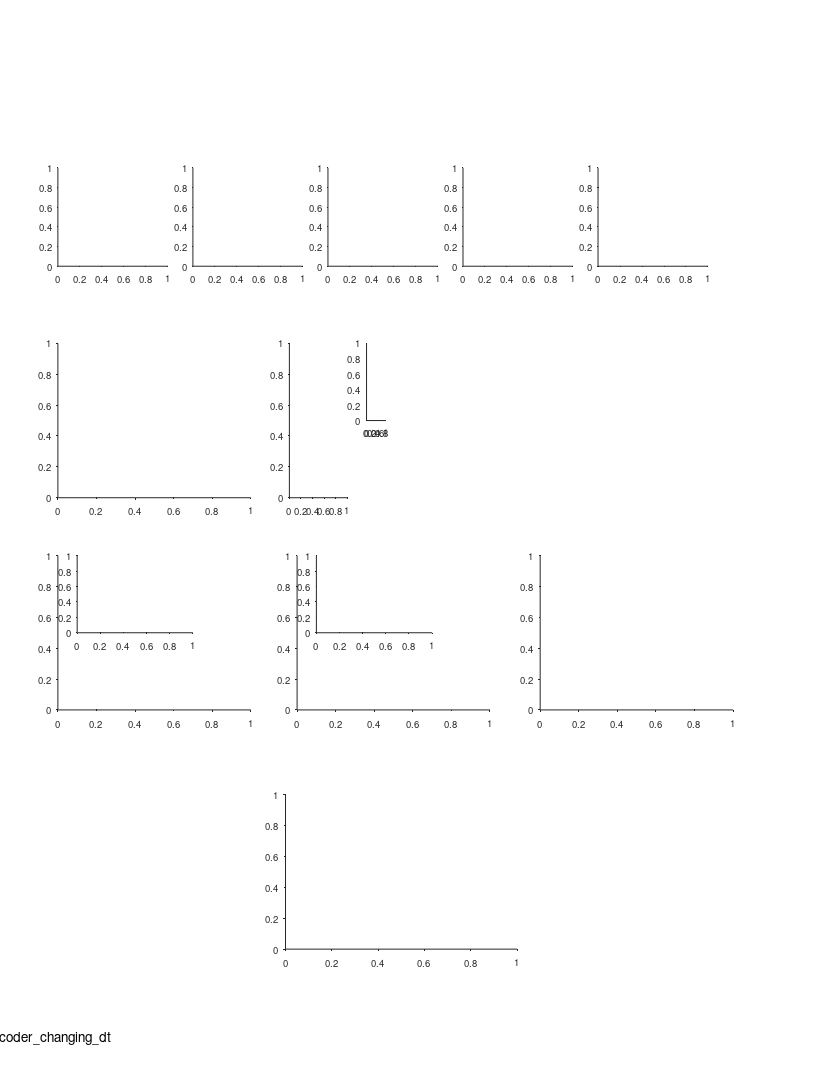

The MATLAB script that drew this image: (Note: this script raises an error after producing the figure.)
%% Large Scale - Fig. S10 - decoder with shorter dt (200ms) + error vs. dt

%%
clear 
clc

%% define output files
res_dir = 'L:\paper_figures';
mkdir(res_dir)
fig_name_str = 'Fig_S10_decoder_changing_dt';
fig_caption_str = 'Theoretical analysis - error vs. integration time (dt)';
log_name_str = [fig_name_str '_log_file' '.txt'];
log_name_str = strrep(log_name_str , ':', '-');
log_name_str = strrep(log_name_str , ' ', '_');
log_name_out = fullfile(res_dir, log_name_str);

%% open log file
diary off
diary(log_name_out)
diary on
disp('Log file');
disp(['created: ', datestr(clock)]);
disp('======================================================');
disp([fig_name_str ':' fig_caption_str]);
disp('======================================================');
disp('');

%% create figure
% =========================================================================
% figure_size_cm = [21.0 29.7]; % ~A4
figure_size_cm = [21.6 27.9]; % ~US letter
figure ;
% Some WYSIWYG options:
set(gcf,'DefaultAxesFontSize',7);
set(gcf,'DefaultAxesFontName','helvetica');
set(gcf,'DefaultAxesUnits','centimeters');
set(gcf,'PaperType','usletter')
% set(gcf,'PaperType','<custom>');
set(gcf,'PaperUnits','centimeters','PaperPosition',[0 0 figure_size_cm]);
set(gcf,'PaperOrientation','portrait');
set(gcf,'Units','centimeters','Position',get(gcf,'paperPosition')+[0 0 0 0]); % position on screen...
set(gcf, 'Renderer', 'painters');
set(groot, 'defaultAxesTickDir', 'out');
set(groot,  'defaultAxesTickDirMode', 'manual');
annotation('textbox', [0.5 1 0 0], 'String',fig_name_str, 'HorizontalAlignment','center','Interpreter','none', 'FitBoxToText','on');
pause(0.2); % workaround to solve matlab automatically changing the axes positions...

% create panels
panel_A_size = [3 3].*[0.95 0.85];
panel_A(1) = axes('position', [ 1.5 21 panel_A_size]);
panel_A(2) = axes('position', [ 5.0 21 panel_A_size]);
panel_A(3) = axes('position', [ 8.5 21 panel_A_size]);
panel_A(4) = axes('position', [12.0 21 panel_A_size]);
panel_A(5) = axes('position', [15.5 21 panel_A_size]);
panel_B(1)   = axes('position', [ 1.5 15 5 4]);
panel_B(2)   = axes('position', [ 7.5 15 1.5 4]);
panel_C(1,1) = axes('position', [ 1.5  9.5  5 4]);
panel_C(1,2) = axes('position', [ 2   11.5  3 2]);
panel_D(1,1) = axes('position', [ 7.7    9.5  5 4]);
panel_D(1,2) = axes('position', [ 8.2 11.5  3 2]);
panel_E(1)   = axes('position', [14    9.5  5 4]);
panel_F      = axes('position', [ 7.4 3.3 6 4]);
panel_legend = axes('position', [9.5 17 0.5 2]);

%% arrange data
dt = 0.2;
coverage = 0.20; % 20%
% coverage = 0.15; % 15%
paper_fig_4_arrange_data;
rng(0);
exampleL = 200*100; % 200*cm
[f] = MultiscalePlace_GenerateTuning_AllModels(exampleL,coverage);
pos = 1:ds:exampleL;
pos = pos / 100; % back to meter
panels_AE_dt = dt;

%% legend panel
axes(panel_legend);
cla
hold on
plot([0 1], 5*[1 1], 'Color',clr(1,:),'LineWidth',2) ; hold on ; 
plot([0 1], 4*[1 1], 'Color',clr(3,:),'LineWidth',2) ; hold on ; 
plot([0 1], 3*[1 1], 'Color',clr(2,:),'LineWidth',2) ; hold on ; 
plot([0 1], 2*[1 1], 'Color',clr(6,:),'LineWidth',2) ; hold on ; 
plot([0 1], 1*[1 1], 'Color',clr(7,:),'LineWidth',2) ; hold on ; 
text(1.2,5,'1: Single small fields', 'FontSize', 10);
text(1.2,4,'2: Single large fields', 'FontSize', 10);
text(1.2,3,'3: multiple small fields (Rich et al. 2014)', 'FontSize', 10);
text(1.2,2,'4: multi-scale (population)', 'FontSize', 10);
text(1.2,1,'5: multi-scale (single-cell)', 'FontSize', 10);
axis off
xlim([0 1])
ylim([1 5])

%% panel A - different encoding schemes
maps=[];
maps(1,:,:) = f.fA(:,1:10);
maps(1,:,[7 4 9 10]) = f.fA(:,[4 7 11 12]);
maps(2,:,:) = f.fB(:,1:10);
maps(2,:,[3 9]) = f.fB(:,[14 12]);
[~,IX] = sort(sum(f.fI,1));
maps(3,:,:) = f.fI(:,IX(50:100:950));
maps(4,:,:) = f.fF(:,950:-100:50);
maps(5,:,:) = f.fG(:,1:10);
for ii_scnr = 1:5
    axes(panel_A(ii_scnr));
    cla
    hold on
    imagesc(pos,1:10,squeeze(maps(ii_scnr,:,:))');
    cmap = gray();
    cmap = flip(cmap);
    colormap(cmap)
    xlim([0 200])
    ylim([0.5 10.5])
    xlabel('Position (m)', 'Units','normalized','Position',[0.5 -0.15]);
    h = gca;
    h.YTick = [1 5 10];
    h.XRuler.TickLabelGapOffset = -1;
    h.XRuler.TickLength = [0.03 0.03];
    title("Scheme "+ii_scnr);
end
axes(panel_A(1));
text(-0.3,1.1, 'A', 'Units','normalized','FontWeight','bold');
ylabel('Example neuron #','Units','normalized','Position',[-0.2 0.5]);

%% panel B - minimum N required for error < 1 m
axes(panel_B(1));
cla
hold on
text(-0.2,1.1, 'B', 'Units','normalized','FontWeight','bold');
text(0.5,1.1, {'Minimal no. of neurons';'required for decoding'}, 'Units','normalized','FontWeight','bold','HorizontalAlignment','center','FontSize',9);

jerr = find(ismember(errs, [2]));
plot(L/100,NerrMLA(:,jerr),'Color',clr(1,:),'LineWidth',2) ; hold on ; 
plot(L/100,NerrMLB(:,jerr),'Color',clr(3,:),'LineWidth',2) ; hold on ; 
plot(L/100,NerrMLI(:,jerr),'Color',clr(2,:),'LineWidth',2) ; hold on ;
plot(L/100,NerrMLF(:,jerr),'Color',clr(6,:),'LineWidth',2) ; hold on ; 
plot(L/100,NerrMLG(:,jerr),'Color',clr(7,:),'LineWidth',2) ; hold on ;
xlim([20 1000]) ;
ylim([10 250]) ;
xlabel('Environment size (m)', 'Units','normalized','Position',[0.5 -0.11]);
ylabel(['min N required for error < ' num2str(errs(jerr)) 'm'], 'Units','normalized','Position',[ -0.15 0.5]);
h = gca;
h.XRuler.TickLabelGapOffset = -1;
h.XRuler.TickLength = [0.02 0.02];
h.XTick = [20 200 400 600 800 1000];
% h.XScale = 'log';
% h.YScale = 'log';

%% panel B - bar plot of slopes
x = 1:5;
y = [
    lmNerrMLA{jerr}.Coefficients.Estimate(2)
    lmNerrMLB{jerr}.Coefficients.Estimate(2)
    lmNerrMLI{jerr}.Coefficients.Estimate(2)
    lmNerrMLF{jerr}.Coefficients.Estimate(2)
    lmNerrMLG{jerr}.Coefficients.Estimate(2)]';
err = [
    lmNerrMLA{jerr}.coefCI
    lmNerrMLB{jerr}.coefCI
    lmNerrMLI{jerr}.coefCI
    lmNerrMLF{jerr}.coefCI
    lmNerrMLG{jerr}.coefCI];
err  = err(2:2:end,:)';
err = err - y;

axes(panel_B(2));
cla
hold on
hb=bar(x,y);
hb.FaceColor = 'flat';
hb.CData = [clr(1,:);clr(3,:);clr(2,:);clr(6,:);clr(7,:)];
he=errorbar(x,y,err(1,:));
he.CapSize = 2;
he.LineStyle = 'none';
he.Color = 'k';
m = 1.1 * max(y+err(1,:));
m = round(m,1);
xlim([0 6]);
ylim([0 m]);
h=gca;
h.XTick = [];
h.YTick = [0 m];
ylabel('Slope (N per meter)', 'Units','normalized','Position',[-0.11 0.5]);

%% panel C - mean decoding error
jN_options = find(ismember(N, [50]));
ylimits_options = [0 20; 0 10];
for ii_N = 1:length(jN_options)
    jN = jN_options(ii_N);
    
    axes(panel_C(ii_N,1));
    cla
    hold on
    plot(L/100,meMLA(jN,:)*ds/100,'Color',clr(1,:),'LineWidth',2) ; hold on ; 
    plot(L/100,meMLB(jN,:)*ds/100,'Color',clr(3,:),'LineWidth',2) ; hold on ; 
    plot(L/100,meMLI(jN,:)*ds/100,'Color',clr(2,:),'LineWidth',2) ; hold on ; 
    plot(L/100,meMLF(jN,:)*ds/100,'Color',clr(6,:),'LineWidth',2) ; hold on ; 
    plot(L/100,meMLG(jN,:)*ds/100,'Color',clr(7,:),'LineWidth',2) ; hold on ; 
    xlim([20 1000]) ;
    xlabel('Environment size (m)', 'Units','normalized','Position',[0.5 -0.11]);
    ylabel('Mean decoding error (m)', 'Units','normalized','Position',[ -0.15 0.5]);
    h = gca;
    h.XScale = 'log';
%     h.YScale = 'log';
    h.XTick = [20 100 1000];
    h.XTickLabel = {'20';'100';'1000'};
    h.XRuler.TickLabelGapOffset = -1;
    h.XRuler.TickLength = [0.03 0.03];
%     text(0.95,1, sprintf('N = %d',N(jN)), 'Units','normalized','FontWeight','normal', 'HorizontalAlignment','right','FontSize',10);
    if ii_N == 1
        text(-0.2,1.1, 'C', 'Units','normalized','FontWeight','bold');
        text(0.5,1.1, 'Mean decoding errors', 'Units','normalized','FontWeight','bold','HorizontalAlignment','center','FontSize',9);
    end

    % zoom-in inset
    axes(panel_C(ii_N,2));
    cla
    hold on
    plot(L/100,meMLA(jN,:)*ds/100,'Color',clr(1,:),'LineWidth',2) ; hold on ; 
    plot(L/100,meMLB(jN,:)*ds/100,'Color',clr(3,:),'LineWidth',2) ; hold on ; 
    plot(L/100,meMLI(jN,:)*ds/100,'Color',clr(2,:),'LineWidth',2) ; hold on ; 
    plot(L/100,meMLF(jN,:)*ds/100,'Color',clr(6,:),'LineWidth',2) ; hold on ; 
    plot(L/100,meMLG(jN,:)*ds/100,'Color',clr(7,:),'LineWidth',2) ; hold on ; 
    xlim([20 1000]) ;
    ylim(ylimits_options(ii_N,:))
    h = gca;
    h.XScale = 'log';
%     h.YScale = 'log';
    h.XTick = [20 100 1000];
    h.XTickLabel = {'20';'100';'1000'};
    h.XRuler.TickLabelGapOffset = -1;
    h.XRuler.TickLength = [0.03 0.03];
end

%% panel D - 99th prc error
jprc = find(ismember(prc, [99]));
jN_options = find(ismember(N, [50]));
ylimits_options = [0 20; 0 10];
for ii_N = 1:length(jN_options)
    jN = jN_options(ii_N);
    
    axes(panel_D(ii_N,1));
    cla
    hold on
    plot(L/100,peMLA(jN,:,jprc)*ds/100,'Color',clr(1,:),'LineWidth',2) ; hold on ; 
    plot(L/100,peMLB(jN,:,jprc)*ds/100,'Color',clr(3,:),'LineWidth',2) ; hold on ; 
    plot(L/100,peMLI(jN,:,jprc)*ds/100,'Color',clr(2,:),'LineWidth',2) ; hold on ; 
    plot(L/100,peMLF(jN,:,jprc)*ds/100,'Color',clr(6,:),'LineWidth',2) ; hold on ; 
    plot(L/100,peMLG(jN,:,jprc)*ds/100,'Color',clr(7,:),'LineWidth',2) ; hold on ; 
%     ylim([0.1 2000]) ;
    xlim([20 1000]) ;
    xlabel('Environment size (m)', 'Units','normalized','Position',[0.5 -0.11]);
    ylabel([num2str(prc(jprc)) '% decoder error (m)'], 'Units','normalized','Position',[ -0.12 0.5]);
    h = gca;
    h.XScale = 'log';
%     h.YScale = 'log';
    h.XTick = [20 100 1000];
    h.XTickLabel = {'20';'100';'1000'};
    h.YRuler.TickLabelGapOffset = 2;
    h.XRuler.TickLabelGapOffset = -1;
    h.XRuler.TickLength = [0.03 0.03];
%     text(0.95,1, sprintf('N = %d',N(jN)), 'Units','normalized','FontWeight','normal', 'HorizontalAlignment','right','FontSize',10);
    if ii_N == 1
        text(-0.19,1.1, 'D', 'Units','normalized','FontWeight','bold');
        text(1.12,1.22, 'Catastrophic errors', 'Units','normalized','FontWeight','bold','HorizontalAlignment','center','FontSize',9);
    end
    
    % zoom-in inset
    axes(panel_D(ii_N,2));
    cla
    hold on
    plot(L/100,peMLA(jN,:,jprc)*ds/100,'Color',clr(1,:),'LineWidth',2) ; hold on ; 
    plot(L/100,peMLB(jN,:,jprc)*ds/100,'Color',clr(3,:),'LineWidth',2) ; hold on ; 
    plot(L/100,peMLI(jN,:,jprc)*ds/100,'Color',clr(2,:),'LineWidth',2) ; hold on ; 
    plot(L/100,peMLF(jN,:,jprc)*ds/100,'Color',clr(6,:),'LineWidth',2) ; hold on ; 
    plot(L/100,peMLG(jN,:,jprc)*ds/100,'Color',clr(7,:),'LineWidth',2) ; hold on ; 
%     ylim([0.1 2000]) ;
    xlim([100 1000]) ;
    h = gca;
    h.XScale = 'log';
    h.YScale = 'log';
    h.XTick = [100 1000];
    h.XTickLabel = {'100';'1000'};
    h.YTick = [1 100];
    h.YTickLabel = {'1';'100'};
    h.YRuler.TickLabelGapOffset = -0.1;
    h.XRuler.TickLabelGapOffset = -1;
    h.XRuler.TickLength = [0.03 0.03];
end

%% panel E - 99th prc error
jprc = find(ismember(prc, [99]));
jN_options = find(ismember(N, [50]));
ylimits_options = [2e-4 1; 2e-7 1];
for ii_N = 1:length(jN_options)
    jN = jN_options(ii_N);
    
    axes(panel_E(ii_N));
    cla
    hold on

    plot(L/100,pleMLA(jN,:)+(2e6)^(-1),'Color',clr(1,:),'LineWidth',2) ; hold on ; 
    plot(L/100,pleMLB(jN,:)+(2e6)^(-1),'Color',clr(3,:),'LineWidth',2) ; hold on ; 
    plot(L/100,pleMLI(jN,:)+(2e6)^(-1),'Color',clr(2,:),'LineWidth',2) ; hold on ; 
    plot(L/100,pleMLF(jN,:)+(2e6)^(-1),'Color',clr(6,:),'LineWidth',2) ; hold on ; 
    plot(L/100,pleMLG(jN,:)+(2e6)^(-1),'Color',clr(7,:),'LineWidth',2) ; hold on ; 
    xlim([20 1000]) ;
    ylim(ylimits_options(ii_N,:))
    xlabel('Environment size (m)', 'Units','normalized','Position',[0.5 -0.11]);
    ylabel('P(err>5% of environment size)', 'Units','normalized','Position',[ -0.12 0.5]);
%     text(0.95,1.03, sprintf('N = %d',N(jN)), 'Units','normalized','FontWeight','normal', 'HorizontalAlignment','right','FontSize',10);
    h = gca;
    h.XScale = 'log';
    h.YScale = 'log';
    h.XTick = [20 100 1000];
    h.XTickLabel = {'20';'100';'1000'};
    h.YRuler.TickLabelGapOffset = -0.1;
    h.XRuler.TickLabelGapOffset = -1;
    h.XRuler.TickLength = [0.03 0.03];
    if ii_N == 1
        text(-0.19,1.1, 'E', 'Units','normalized','FontWeight','bold');
    end
end

%% panel F - decoding error vs. dt
axes(panel_F);
cla
hold on
text(-0.2,1.1, 'F', 'Units','normalized','FontWeight','bold');

% load data
switch coverage
    case 0.20
        load('L:\Theory\Yonatan_code_data\Multiscale_PV_ML_decoder_5_Summary_1.mat');
    case 0.15
        load('L:\Theory\Yonatan_code_data\Multiscale_PV_ML_decoder_7_Summary_1.mat');
end
nL = length(L);
ds = 20 ;

jN = find(ismember(N, [50]));
jL = find(ismember(L, [20000]));
plot(dt.*1e3, squeeze(meMLA(jN,:,jL)), 'Color', clr(1,:), 'LineWidth', 2);
plot(dt.*1e3, squeeze(meMLB(jN,:,jL)), 'Color', clr(3,:), 'LineWidth', 2);
plot(dt.*1e3, squeeze(meMLI(jN,:,jL)), 'Color', clr(2,:), 'LineWidth', 2);
plot(dt.*1e3, squeeze(meMLF(jN,:,jL)), 'Color', clr(6,:), 'LineWidth', 2);
plot(dt.*1e3, squeeze(meMLG(jN,:,jL)), 'Color', clr(7,:), 'LineWidth', 2);

ha= gca;
ha.XLim = [20 500];
% ha.YLim = [0.8 310];
ha.XTick = [20 100:100:500];
% ha.YTick = [1 10 100];
% ha.YTickLabel = {'10 ^0';'10 ^1';'10 ^2'};
ha.TickDir='out';
ha.TickLength = [0.02 0.02];
ha.XRuler.TickLabelGapMultiplier = -0.3;
ha.YRuler.TickLabelGapMultiplier = 0.001;
xlabel('Integration window (ms)')
ylabel('Mean decoding error (m)','Units','normalized','Position',[-0.12 0.5]);
ha.XScale = 'linear';
ha.YScale = 'log';

%% print/save the figure
% fig_name_out = fullfile(res_dir, fig_name_str);
fig_name_out = fullfile(res_dir, [fig_name_str '_dt_' strrep(num2str(panels_AE_dt),'.','_') '_coverage=' num2str(100*coverage)]);
print(gcf, fig_name_out, '-dpdf', '-cmyk', '-painters');
% print(gcf, fig_name_out, '-dtiff', '-cmyk', '-painters');
% saveas(gcf , fig_name_out, 'fig');
disp('figure was successfully saved to pdf/tiff/fig formats');
